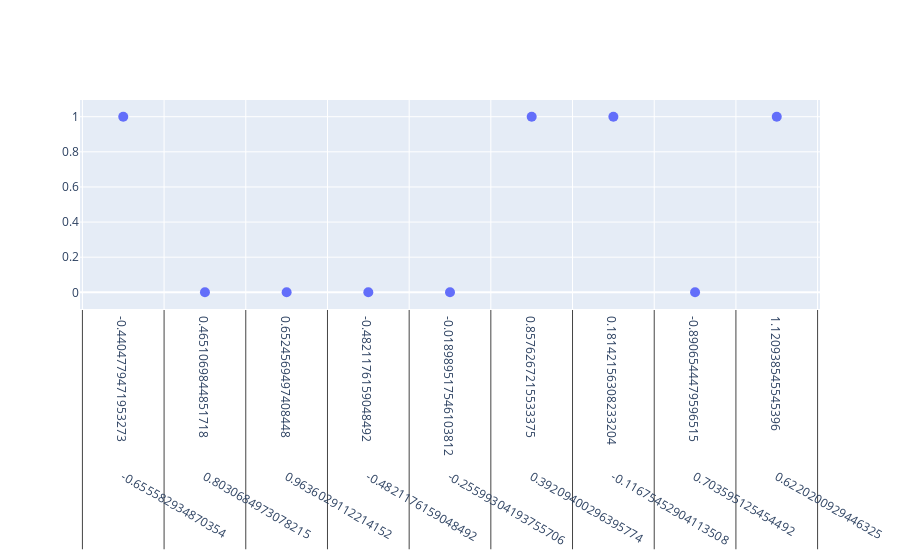

Notebook cell for this chart:
### Code cell
# Crear un objeto figura para el gráfico
fig = go.Figure()

# Iterar sobre la lista de datos y agregar cada mes al objeto figura 'fig'
fig.add_trace(go.Scatter(
    x=X_train,  # Eje X: Horas del día
    y=y_train,  # Eje Y: Datos de ventas por hora para este mes
    mode='markers',  # Tipo de gráfico: líneas
    name="target",  # Etiqueta para la leyenda del gráfico
    line=dict(width=2, shape='spline'),  # Configuración de las líneas del gráfico
    marker=dict(size=10)  # Configuración de las marcas del gráfico
))

# Mostrar el gráfico
fig.show()

### Figure 1 — Plotly figure (JSON) as saved in the notebook; plotly's stock layout.template omitted (floating-point values rounded to 4 significant figures; data arrays with more than 128 entries replaced by an {"elided": "..."} marker saying what was removed)
{"data": [{"line": {"shape": "spline", "width": 2}, "marker": {"size": 10}, "mode": "markers", "name": "target", "type": "scatter", "x": {"elided": "1411x9 float values"}, "y": {"elided": "1411 int values"}}], "layout": {}}
